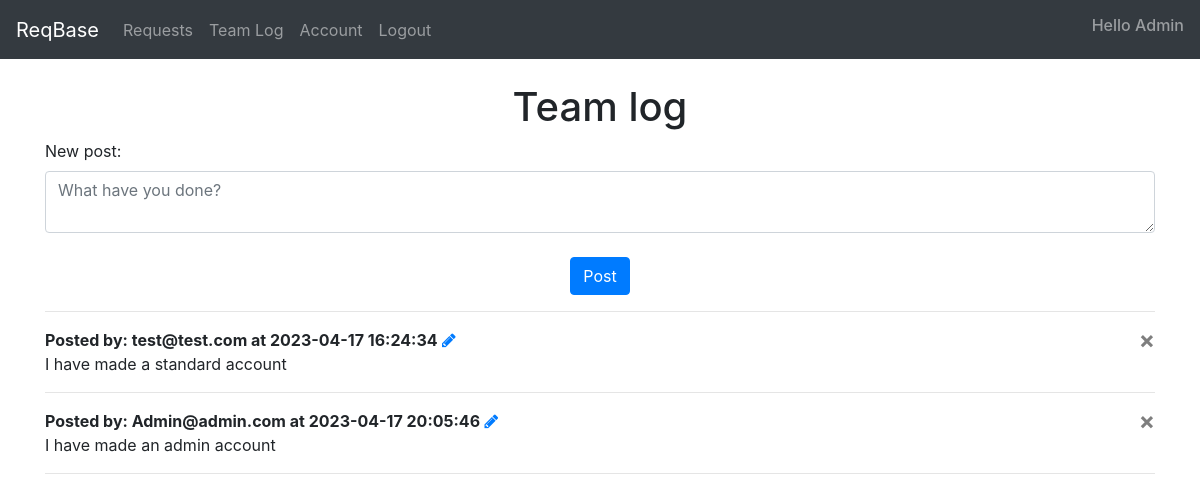
Page /teamLog (signed in) on the committed database.
### ReqBase/models.py (models this page shows)
class User(db.Model, UserMixin):
    id = db.Column(db.Integer, primary_key=True)
    email = db.Column(db.String(150), unique=True, nullable=False)
    password = db.Column(db.String(150), nullable=False)           ##Creates a User object with the shown attributes
    first_name = db.Column(db.String(150), nullable=False)
    admin = db.Column(db.Boolean(), default=False, nullable=False)
    reqs = db.relationship('Req', backref='user')
    logs = db.relationship('Log', backref='user')           ##States a relationship with Req and Log classes

class Log(db.Model):
    id = db.Column(db.Integer, primary_key=True)
    user_email = db.Column(db.String(150), db.ForeignKey('user.email'))  ##Creates a Log object with the shown attributes
    date = db.Column(db.DateTime(timezone=True), default=func.now())
    post = db.Column(db.String(10000))

### ReqBase/views.py (the view, shortened to what this page needs)
@views.route('/teamLog', methods=['GET', 'POST'])
@login_required
def postLog():
    return render_template("team_log.html", user=current_user, posts = Log.query.all())

### ReqBase/__init__.py (called while the page is built)
def create_app():
    app = Flask(__name__) ##Creates the app and database
    app.config['SECRET_KEY'] = 'Obliviate'
    app.config['SQLALCHEMY_DATABASE_URI'] = f'sqlite:///{DB_NAME}'
    db.init_app(app)
    from .views import views
    from .auth import auth
    app.register_blueprint(views, url_prefix='/')   ##Blueprints the URLs
    app.register_blueprint(auth, url_prefix='/')
    from .models import User
    create_database(app)
    login_manager = LoginManager()
    login_manager.login_view= 'auth.login'  ##A library that allows the login and user functionality
    login_manager.init_app(app)
    @login_manager.user_loader
    def load_user(id):
        return User.query.get(int(id))     ##Loads user
    return app

### ReqBase/templates/team_log.html (shortened to what this page needs)
{% extends "navbar.html" %} {% block title %}Team Log{% endblock %}
{% block content %}
<br />
<h1 align="center">Team log</h1>
<form method="POST" onsubmit="return confirm('Are you happy to post this? Only an admin can delete or edit posts');">
    <label for="log">New post: </label>
    <textarea
    name="log"
    id="log"
    class="form-control"
    placeholder="What have you done?"
    ></textarea>
    <br />
    <div align="center">
        <button type="submit" class="btn btn-primary">Post</button>
    </div>
</form>
<hr>
    <div>
        {% for post in posts %}
         <b>Posted by: {{ post.user_email }} at {{ post.date }}</b>
        {% if current_user.admin == True %}
            <a type="button" class="fa fa-pencil" href="/updateLog/{{ post.id }}">
            </a>
            <button type="button" class="close" onclick="deleteLog({{ post.id }})">
                <span aria-hidden="true">&times;</span>
            </button>
        {% endif %}
         <br />
         {{ post.post }}
         <hr>
        {% endfor %}
    </div>
</div>
<br />
{% endblock %}

### ReqBase/templates/navbar.html (shortened to what this page needs)
<!DOCTYPE html>
<html>
    <head>
        <link
      rel="stylesheet"
      href="https://stackpath.bootstrapcdn.com/bootstrap/4.4.1/css/bootstrap.min.css"
    />
    <link
      rel="stylesheet"
      href="https://stackpath.bootstrapcdn.com/font-awesome/4.7.0/css/font-awesome.min.css"
    />
    </head>
    <body>
        <nav class="navbar navbar-expand-lg navbar-dark bg-dark">
            <div class="collapse navbar-collapse" id="navbar">
                <div class="navbar-nav">
                    {% if user.is_authenticated %}
                    <a class="navbar-brand">ReqBase</a>
                    <a class="nav-item nav-link" id="requests" href="/">Requests</a>
                    <a class="nav-item nav-link" id="teamLog" href="/teamLog">Team Log</a>
                    <a class="nav-item nav-link" id="account" href="/account">Account</a>
                    <a class="nav-item nav-link" id="logout" href="/logout" onclick="return confirm('Are you sure you wish to log out?')">Logout</a>
                    {% else %}
                    <a class="nav-item nav-link" id="login" href="/login">Login</a>
                    <a class="nav-item nav-link" id="signUp" href="/sign-up">Sign up</a>
                    {% endif %}
                </div>
              </div>
            <div class="nav navbar-nav navbar-right">
              {% if user.is_authenticated %}
              <h6 class="navbar-text">Hello {{ user.first_name }}</h6>
              {% endif %}
            </div>
        </nav>
        <div class="container">
            {% block content %}
            {% endblock %}
    </body>
</html>

### rows in the picture
User: first_name "Admin"
Log: user_email "test@test.com", date "2023-04-17 16:24:34", post "I have made a standard account"
Log: user_email "Admin@admin.com", date "2023-04-17 20:05:46", post "I have made an admin account"
